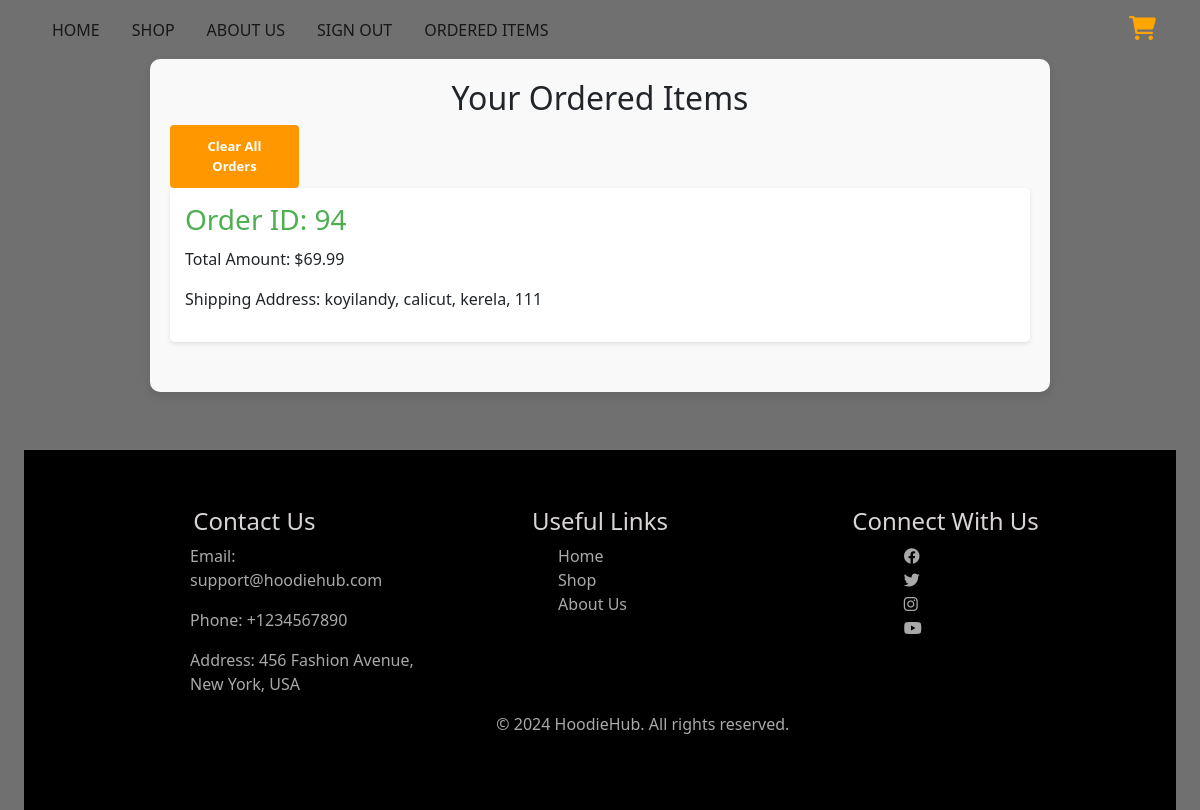
Page /view_ordered_items/ (signed in) on the committed database.
### myapp/models.py (models this page shows, shortened)
class Order(models.Model):
    user = models.ForeignKey(User, on_delete=models.CASCADE)
    total_amount = models.DecimalField(max_digits=10, decimal_places=2)
    shipping_address = models.TextField()
    order_date = models.DateTimeField(auto_now_add=True)
    payment_status = models.CharField(max_length=20, choices=[('Paid', 'Paid'), ('Pending', 'Pending')], default='Pending')
    payment_method = models.CharField(max_length=50, choices=[('COD', 'Cash on Delivery'), ('GPay', 'Google Pay'), ('PhonePe', 'PhonePe'), ('Card', 'Card')])

### myapp/views.py (the view)
# urls.py: path('view_ordered_items/', views.view_ordered_items, name='view_ordered_items'),
@login_required
def view_ordered_items(request):
    orders = Order.objects.prefetch_related('order_items__product').filter(user=request.user)
    return render(request, 'ordered_items.html', {'orders': orders})

### myapp/templates/ordered_items.html (shortened to what this page needs)
{% extends "Base.html" %}
{% load static %}
{% block content %}
<div class="ordered-items-container">
    <h2>Your Ordered Items</h2>
    {% if orders %}
    <form method="post" action="{% url 'clear_orders' %}">
        <button type="submit" class="btn" id="c">Clear All Orders</button>
    </form>
    {% for order in orders %}
        <div class="order">
            <h3>Order ID: {{ order.id }}</h3>
            <p>Total Amount: ${{ order.total_amount }}</p>
            <p>Shipping Address: {{ order.shipping_address }}</p>
        </div>
    {% endfor %}
    {% else %}
        <p>You have no orders yet.</p>
    {% endif %}
</div>
{% endblock %}

### myapp/static/style/Styles.css (style rules this page uses)
:root { --primaryColor: hsl(233, 52%, 19%); --secondaryColor: hsl(233, 16%, 44%); --hoverColor: hsl(8, 100%, 70%); --blackColor: #707070; --greyText: hsl(0, 0%, 75%); --bgColor: hsl(0, 0%, 100%); --shadowColor: hsla(0, 0%, 0%, 0.314); --gradient: linear-gradient(to bottom, hsl(16, 100%, 71%), hsl(8, 100%, 70%)); --boxShadow: rgba(0, 0, 0, 0.1) 0px 10px 15px -3px, rgba(0, 0, 0, 0.05) 0px 4px 6px -2px; --borderRadius: 10px; --biggestFontSize: 2.4rem; --h1FontSize: 2rem; --h2FontSize: 1.25rem; --h3FontSize: 1rem; --normalFontSize: 0.938rem; --smallFontSize: 0.813rem; --smallerFontSize: 0.75rem; }
body { background-color: #707070; }
.btn { text-decoration: none; }
.btn { display: inline-block; padding: 0.75rem 1.5rem; font-size: 1rem; font-weight: bold; color: #fff; background: #ff9800; border: none; border-radius: 4px; text-decoration: none; transition: background 0.3s ease; }
.ordered-items-container { max-width: 900px; margin: 0 auto; padding: 20px; background-color: #f9f9f9; border-radius: 10px; box-shadow: 0 4px 8px rgba(0, 0, 0, 0.1); }
.ordered-items-container h2 { text-align: center; }
.ordered-items-container .order { margin-bottom: 30px; padding: 15px; background-color: #fff; border-radius: 5px; box-shadow: 0 2px 4px rgba(0, 0, 0, 0.1); }
.ordered-items-container .order h3 { color: #4CAF50; margin-bottom: 10px; }
.ordered-items-container #c { width: 15%; text-align: center; font-size: small; }

### rows in the picture
Order: id "94", total_amount "69.99", shipping_address "koyilandy, calicut, kerela, 111"
